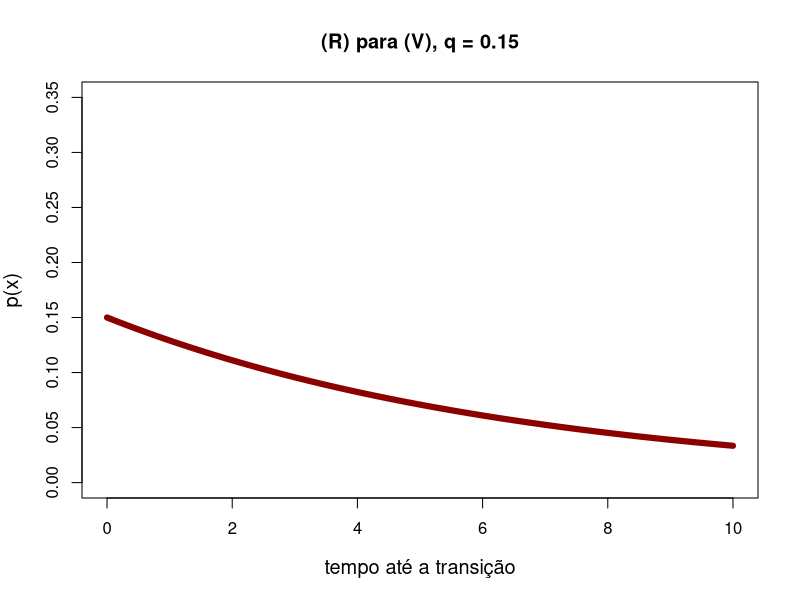

Here is the R script that generated this plot:

### definindo parâmetos
x_range <- seq(0, 10, by=0.1)

q = 0.15
### Criando o gráfico
plot(x = x_range, 
     y= dexp(x = x_range, rate = q, log = FALSE) , 
     type="l", col="darkred",lwd= 6,
     ylim= c(0, 0.35),
     main = paste0("(R) para (V), q = ", q),
     xlab="tempo até a transição", ylab="p(x)",
     cex.axis=1,cex.lab=1.2
)





